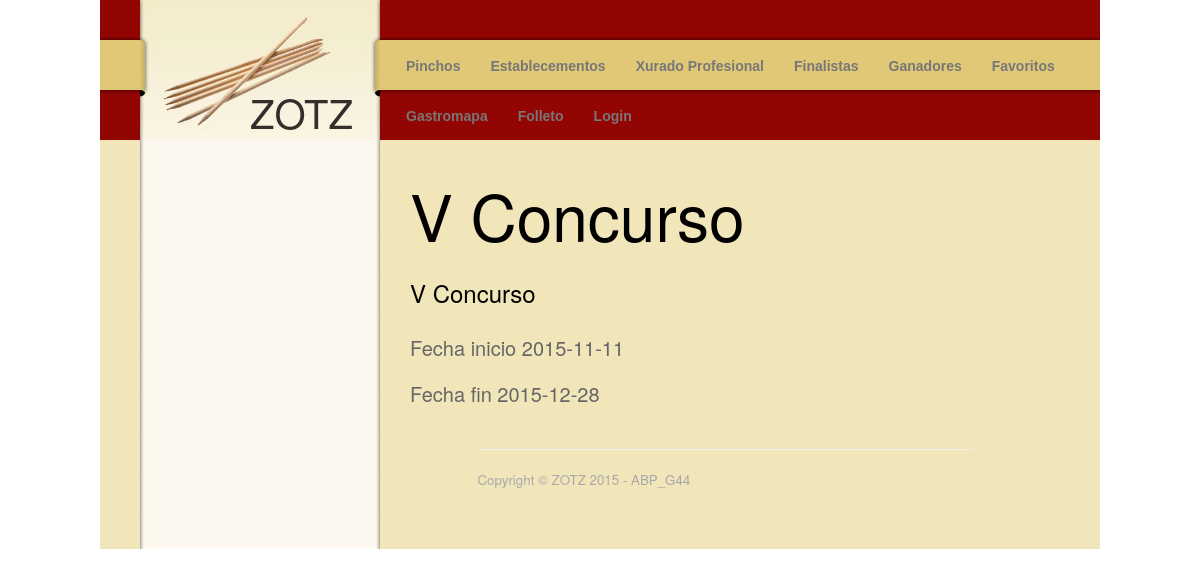
The page / on the database its author committed.
### tables this page shows
CREATE TABLE IF NOT EXISTS `concurso` (
  `edicion` INT NOT NULL AUTO_INCREMENT,
  `titulo` VARCHAR(200) NOT NULL,
  `descripcion` MEDIUMTEXT NOT NULL,
  `folleto` VARCHAR(45) NULL,
  `gastromapa` VARCHAR(45) NULL,
  `fechac` DATE NOT NULL,
  `fechaf` DATE NOT NULL,
  `usuarios_login` VARCHAR(20) NOT NULL,
  PRIMARY KEY (`edicion`),
  INDEX `fk_concurso_usuarios1_idx` (`usuarios_login` ASC),
  CONSTRAINT `fk_concurso_usuarios1`
    FOREIGN KEY (`usuarios_login`)
    REFERENCES `usuarios` (`login`)
    ON DELETE NO ACTION
    ON UPDATE NO ACTION);

### loader.php (called while the page is built, shortened)
<?php
	function loadclasses($ruta, $archivo) {
		include_once (__DIR__."/$ruta/$archivo");
	}
?>

### index.php (called while the page is built, shortened)
<?php
    include("loader.php");
    loadclasses("view/noregister","principal.php");
?>

### controller/ControladorOrganizador.php (called while the page is built, shortened)
<?php
	function concursoActual(){
		$concurso = new Concurso();
		return $concurso->recuperarUltimoConcurso();
	}
?>

### model/BD.php (called while the page is built, shortened)
<?php
	class BD {
		public function __construct($host="127.0.0.1",$user="zotz",$pass="zotz",$db="G44_ZOTZ") {
			$this->connection = new mysqli($host,$user,$pass,$db);
			return $this->connection;
		}
	}
?>

### model/Concurso.php (called while the page is built, shortened)
<?php
    class Concurso {
        public function recuperarUltimoConcurso(){
          $db = new BD();
          $sentencia = "SELECT * FROM concurso ORDER BY edicion DESC LIMIT 1";
          $res = mysqli_query($db->connection,$sentencia);
              return $res;
        }
    }
?>

### view/noregister/principal.php (the view, shortened to what this page needs)
<?php
$concurso = concursoActual();
$r = mysqli_fetch_assoc($concurso);
echo "<h1>".$r['titulo']."</h1>";
echo "<h3>".$r['descripcion']."</h3>";
echo "<h2>"."Fecha inicio ".$r['fechac']."</h2>";
echo "<h2>"."Fecha fin  ".$r['fechaf']."</h2>";
?>

### css/main.css (style rules this page uses)
#main { background: url(../img/content.png) repeat-y; z-index: -1; }
@media (min-width: 768px) { #menuActor { padding-top: 20px; padding-bottom: 20px; position: relative; left: 20px; } }
@media (min-width: 768px) { #contenido { padding-top: 20px; padding-bottom: 50px; padding-left: 90px; } }
@media (min-width: 992px) { #menuActor { padding-top: 20px; padding-bottom: 20px; padding-right: 50px; position: relative; left: 30px; } }
@media (min-width: 992px) { #contenido { padding-top: 20px; padding-left: 70px; } }
@media (min-width: 1074px) { #contenido { padding-top: 20px; padding-left: 60px; } }
p { font-size: 10px; }
h1 { padding-bottom: 10px; font-size: 8vmin; color: black; }
h2 { font-size: 2.5vmin; color: #666; text-align: justify; margin-bottom: 3vmin; }
h3 { padding-bottom: 10px; font-size: 3vmin; color: black; text-align: justify; }
.footer-autores { color: darkgray; font-size: 10pt; }
.clear { clear: left; }

### rows shown on the page
concurso: titulo "V Concurso", descripcion "V Concurso", fechac "2015-11-11", fechaf "2015-12-28"
